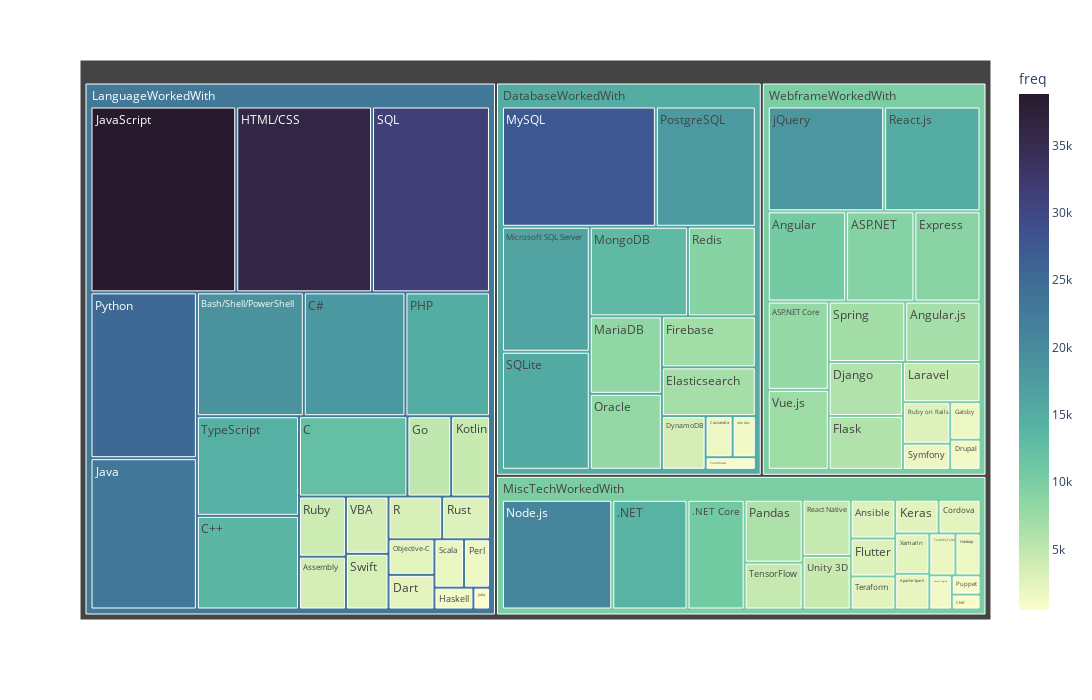

Here is the notebook cell this chart was saved with:
### Code cell
fig = px.treemap(skill_freq, 
                 path=['group', 'skill'], 
                 color_continuous_scale='deep',
                 values='freq',color='freq')

fig.update_layout(width=1400, height=700)
fig.show()

fig.write_html(os.path.join(FIG_DIR, 'treemap_skills_freq.html'))

### Figure 1 — Plotly figure (JSON) as saved in the notebook; plotly's stock layout.template omitted (floating-point values rounded to 4 significant figures)
{"data": [{"branchvalues": "total", "customdata": [[3553.0], [18980.0], [12490.0], [18040.0], [13710.0], [2280.0], [5038.0], [36180.0], [1222.0], [23070.0], [38820.0], [519.0], [4468.0], [2340.0], [15010.0], [1796.0], [25290.0], [3288.0], [4046.0], [2929.0], [31410.0], [2052.0], [3397.0], [14580.0], [3499.0], [1654.0], [937.0], [3497.0], [6817.0], [7128.0], [1421.0], [8312.0], [16340.0], [13090.0], [27560.0], [8155.0], [17890.0], [9056.0], [15430.0], [9258.0], [8082.0], [10620.0], [6826.0], [6014.0], [1369.0], [8961.0], [6005.0], [1703.0], [4680.0], [15170.0], [2944.0], [6941.0], [1851.0], [7322.0], [18320.0], [14140.0], [10760.0], [2955.0], [2089.0], [733.0], [2419.0], [2897.0], [1798.0], [2504.0], [20740.0], [6253.0], [945.0], [4626.0], [4652.0], [2518.0], [1872.0], [4413.0], [1316.0], [2357.0], [22850.0], [15210.0], [10070.0], [10030.0]], "domain": {"x": [0, 1], "y": [0, 1]}, "hovertemplate": "labels=%{label}<br>freq_sum=%{value}<br>parent=%{parent}<br>id=%{id}<br>freq=%{color}<extra></extra>", "ids": ["LanguageWorkedWith/Assembly", "LanguageWorkedWith/Bash/Shell/PowerShell", "LanguageWorkedWith/C", "LanguageWorkedWith/C#", "LanguageWorkedWith/C++", "LanguageWorkedWith/Dart", "LanguageWorkedWith/Go", "LanguageWorkedWith/HTML/CSS", "LanguageWorkedWith/Haskell", "LanguageWorkedWith/Java", "LanguageWorkedWith/JavaScript", "LanguageWorkedWith/Julia", "LanguageWorkedWith/Kotlin", "LanguageWorkedWith/Objective-C", "LanguageWorkedWith/PHP", "LanguageWorkedWith/Perl", "LanguageWorkedWith/Python", "LanguageWorkedWith/R", "LanguageWorkedWith/Ruby", "LanguageWorkedWith/Rust", "LanguageWorkedWith/SQL", "LanguageWorkedWith/Scala", "LanguageWorkedWith/Swift", "LanguageWorkedWith/TypeScript", "LanguageWorkedWith/VBA", "DatabaseWorkedWith/Cassandra", "DatabaseWorkedWith/Couchbase", "DatabaseWorkedWith/DynamoDB", "DatabaseWorkedWith/Elasticsearch", "DatabaseWorkedWith/Firebase", "DatabaseWorkedWith/IBM DB2", "DatabaseWorkedWith/MariaDB", "DatabaseWorkedWith/Microsoft SQL Server", "DatabaseWorkedWith/MongoDB", "DatabaseWorkedWith/MySQL", "DatabaseWorkedWith/Oracle", "DatabaseWorkedWith/PostgreSQL", "DatabaseWorkedWith/Redis", "DatabaseWorkedWith/SQLite", "WebframeWorkedWith/ASP.NET", "WebframeWorkedWith/ASP.NET Core", "WebframeWorkedWith/Angular", "WebframeWorkedWith/Angular.js", "WebframeWorkedWith/Django", "WebframeWorkedWith/Drupal", "WebframeWorkedWith/Express", "WebframeWorkedWith/Flask", "WebframeWorkedWith/Gatsby", "WebframeWorkedWith/Laravel", "WebframeWorkedWith/React.js", "WebframeWorkedWith/Ruby on Rails", "WebframeWorkedWith/Spring", "WebframeWorkedWith/Symfony", "WebframeWorkedWith/Vue.js", "WebframeWorkedWith/jQuery", "MiscTechWorkedWith/.NET", "MiscTechWorkedWith/.NET Core", "MiscTechWorkedWith/Ansible", "MiscTechWorkedWith/Apache Spark", "MiscTechWorkedWith/Chef", "MiscTechWorkedWith/Cordova", "MiscTechWorkedWith/Flutter", "MiscTechWorkedWith/Hadoop", "MiscTechWorkedWith/Keras", "MiscTechWorkedWith/Node.js", "MiscTechWorkedWith/Pandas", "MiscTechWorkedWith/Puppet", "MiscTechWorkedWith/React Native", "MiscTechWorkedWith/TensorFlow", "MiscTechWorkedWith/Teraform", "MiscTechWorkedWith/Torch/PyTorch", "MiscTechWorkedWith/Unity 3D", "MiscTechWorkedWith/Unreal Engine", "MiscTechWorkedWith/Xamarin", "LanguageWorkedWith", "DatabaseWorkedWith", "WebframeWorkedWith", "MiscTechWorkedWith"], "labels": ["Assembly", "Bash/Shell/PowerShell", "C", "C#", "C++", "Dart", "Go", "HTML/CSS", "Haskell", "Java", "JavaScript", "Julia", "Kotlin", "Objective-C", "PHP", "Perl", "Python", "R", "Ruby", "Rust", "SQL", "Scala", "Swift", "TypeScript", "VBA", "Cassandra", "Couchbase", "DynamoDB", "Elasticsearch", "Firebase", "IBM DB2", "MariaDB", "Microsoft SQL Server", "MongoDB", "MySQL", "Oracle", "PostgreSQL", "Redis", "SQLite", "ASP.NET", "ASP.NET Core", "Angular", "Angular.js", "Django", "Drupal", "Express", "Flask", "Gatsby", "Laravel", "React.js", "Ruby on Rails", "Spring", "Symfony", "Vue.js", "jQuery", ".NET", ".NET Core", "Ansible", "Apache Spark", "Chef", "Cordova", "Flutter", "Hadoop", "Keras", "Node.js", "Pandas", "Puppet", "React Native", "TensorFlow", "Teraform", "Torch/PyTorch", "Unity 3D", "Unreal Engine", "Xamarin", "LanguageWorkedWith", "DatabaseWorkedWith", "WebframeWorkedWith", "MiscTechWorkedWith"], "marker": {"coloraxis": "coloraxis", "colors": [3553.0, 18980.0, 12490.0, 18040.0, 13710.0, 2280.0, 5038.0, 36180.0, 1222.0, 23070.0, 38820.0, 519.0, 4468.0, 2340.0, 15010.0, 1796.0, 25290.0, 3288.0, 4046.0, 2929.0, 31410.0, 2052.0, 3397.0, 14580.0, 3499.0, 1654.0, 937.0, 3497.0, 6817.0, 7128.0, 1421.0, 8312.0, 16340.0, 13090.0, 27560.0, 8155.0, 17890.0, 9056.0, 15430.0, 9258.0, 8082.0, 10620.0, 6826.0, 6014.0, 1369.0, 8961.0, 6005.0, 1703.0, 4680.0, 15170.0, 2944.0, 6941.0, 1851.0, 7322.0, 18320.0, 14140.0, 10760.0, 2955.0, 2089.0, 733.0, 2419.0, 2897.0, 1798.0, 2504.0, 20740.0, 6253.0, 945.0, 4626.0, 4652.0, 2518.0, 1872.0, 4413.0, 1316.0, 2357.0, 22850.0, 15210.0, 10070.0, 10030.0]}, "name": "", "parents": ["LanguageWorkedWith", "LanguageWorkedWith", "LanguageWorkedWith", "LanguageWorkedWith", "LanguageWorkedWith", "LanguageWorkedWith", "LanguageWorkedWith", "LanguageWorkedWith", "LanguageWorkedWith", "LanguageWorkedWith", "LanguageWorkedWith", "LanguageWorkedWith", "LanguageWorkedWith", "LanguageWorkedWith", "LanguageWorkedWith", "LanguageWorkedWith", "LanguageWorkedWith", "LanguageWorkedWith", "LanguageWorkedWith", "LanguageWorkedWith", "LanguageWorkedWith", "LanguageWorkedWith", "LanguageWorkedWith", "LanguageWorkedWith", "LanguageWorkedWith", "DatabaseWorkedWith", "DatabaseWorkedWith", "DatabaseWorkedWith", "DatabaseWorkedWith", "DatabaseWorkedWith", "DatabaseWorkedWith", "DatabaseWorkedWith", "DatabaseWorkedWith", "DatabaseWorkedWith", "DatabaseWorkedWith", "DatabaseWorkedWith", "DatabaseWorkedWith", "DatabaseWorkedWith", "DatabaseWorkedWith", "WebframeWorkedWith", "WebframeWorkedWith", "WebframeWorkedWith", "WebframeWorkedWith", "WebframeWorkedWith", "WebframeWorkedWith", "WebframeWorkedWith", "WebframeWorkedWith", "WebframeWorkedWith", "WebframeWorkedWith", "WebframeWorkedWith", "WebframeWorkedWith", "WebframeWorkedWith", "WebframeWorkedWith", "WebframeWorkedWith", "WebframeWorkedWith", "MiscTechWorkedWith", "MiscTechWorkedWith", "MiscTechWorkedWith", "MiscTechWorkedWith", "MiscTechWorkedWith", "MiscTechWorkedWith", "MiscTechWorkedWith", "MiscTechWorkedWith", "MiscTechWorkedWith", "MiscTechWorkedWith", "MiscTechWorkedWith", "MiscTechWorkedWith", "MiscTechWorkedWith", "MiscTechWorkedWith", "MiscTechWorkedWith", "MiscTechWorkedWith", "MiscTechWorkedWith", "MiscTechWorkedWith", "MiscTechWorkedWith", "", "", "", ""], "type": "treemap", "values": [3553.0, 18980.0, 12490.0, 18040.0, 13710.0, 2280.0, 5038.0, 36180.0, 1222.0, 23070.0, 38820.0, 519.0, 4468.0, 2340.0, 15010.0, 1796.0, 25290.0, 3288.0, 4046.0, 2929.0, 31410.0, 2052.0, 3397.0, 14580.0, 3499.0, 1654.0, 937.0, 3497.0, 6817.0, 7128.0, 1421.0, 8312.0, 16340.0, 13090.0, 27560.0, 8155.0, 17890.0, 9056.0, 15430.0, 9258.0, 8082.0, 10620.0, 6826.0, 6014.0, 1369.0, 8961.0, 6005.0, 1703.0, 4680.0, 15170.0, 2944.0, 6941.0, 1851.0, 7322.0, 18320.0, 14140.0, 10760.0, 2955.0, 2089.0, 733.0, 2419.0, 2897.0, 1798.0, 2504.0, 20740.0, 6253.0, 945.0, 4626.0, 4652.0, 2518.0, 1872.0, 4413.0, 1316.0, 2357.0, 288000.0, 137300.0, 116100.0, 89990.0]}], "layout": {"coloraxis": {"colorbar": {"title": {"text": "freq"}}, "colorscale": [[0, "rgb(253, 253, 204)"], [0.09091, "rgb(206, 236, 179)"], [0.1818, "rgb(156, 219, 165)"], [0.2727, "rgb(111, 201, 163)"], [0.3636, "rgb(86, 177, 163)"], [0.4545, "rgb(76, 153, 160)"], [0.5455, "rgb(68, 130, 155)"], [0.6364, "rgb(62, 108, 150)"], [0.7273, "rgb(62, 82, 143)"], [0.8182, "rgb(64, 60, 115)"], [0.9091, "rgb(54, 43, 77)"], [1, "rgb(39, 26, 44)"]]}, "height": 700, "legend": {"tracegroupgap": 0}, "margin": {"t": 60}, "width": 1400}}
